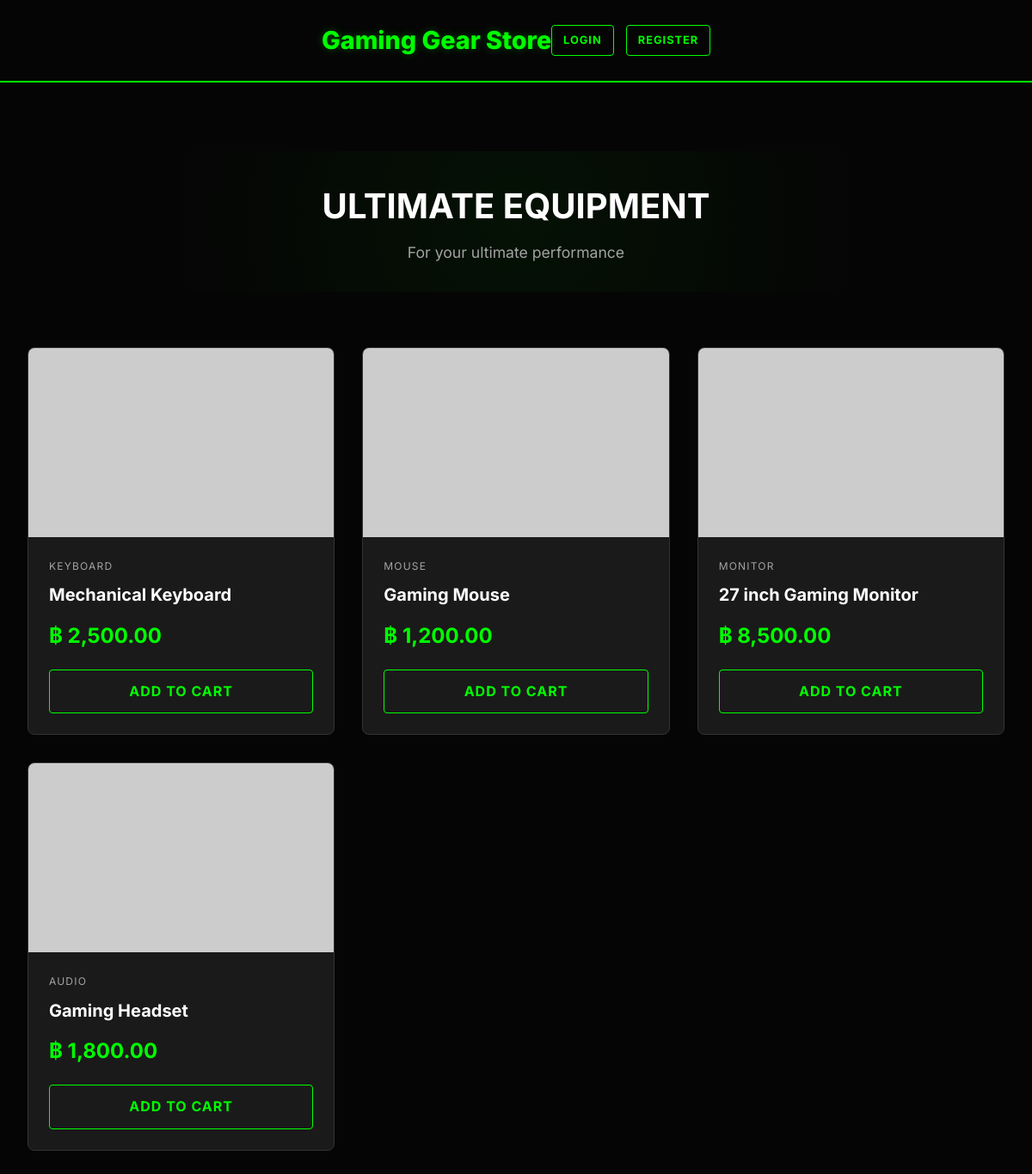
The page / on the database its author committed.
### tables this page shows
CREATE TABLE IF NOT EXISTS products (
    id INT AUTO_INCREMENT PRIMARY KEY,
    name VARCHAR(255) NOT NULL,
    category VARCHAR(100) NOT NULL,
    price DECIMAL(10, 2) NOT NULL,
    stock INT NOT NULL DEFAULT 0,
    image_url VARCHAR(255),
    created_at TIMESTAMP DEFAULT CURRENT_TIMESTAMP
);

### index.php (the view, shortened to what this page needs)
<?php
require_once 'db.php';
try {
    $stmt = $pdo->query("SELECT * FROM products");
    $products = $stmt->fetchAll();
} catch (PDOException $e) {
    die("Error fetching products: " . $e->getMessage());
}
?>
<!DOCTYPE html>
<html lang="en">
<head>
    <link rel="stylesheet" href="style.css">
</head>
<body>
    <header>
        <div class="container flex-between" style="padding: 0;">
            <div class="logo">
                <h1>Gaming Gear Store</h1>
            </div>
            <nav>
                <?php if (isset($_SESSION['user_id'])): ?>
                    <span class="text-muted" style="margin-right: 15px;">Welcome,
                        <?php echo htmlspecialchars($_SESSION['username']); ?></span>
                    <?php if (isset($_SESSION['role']) && $_SESSION['role'] === 'Admin'): ?>
                        <a href="admin_dashboard.php" class="btn btn-sm" style="margin-right: 10px;">Dashboard</a>
                    <?php endif; ?>
                    <a href="logout.php" class="btn btn-danger btn-sm">Logout</a>
                <?php else: ?>
                    <a href="login.php" class="btn btn-sm" style="margin-right: 10px;">Login</a>
                    <a href="register.php" class="btn btn-sm">Register</a>
                <?php endif; ?>
            </nav>
        </div>
    </header>
    <div class="container">
        <div class="hero">
            <h2>Ultimate Equipment</h2>
            <p>For your ultimate performance</p>
        </div>
        <div class="product-grid">
            <?php if (count($products) > 0): ?>
                <?php foreach ($products as $product): ?>
                    <div class="product-card">
                        <div class="product-image">
                            <img src="<?php echo htmlspecialchars($product['image_url']); ?>"
                                alt="<?php echo htmlspecialchars($product['name']); ?>">
                        </div>
                        <div class="product-details">
                            <div class="product-category">
                                <?php echo htmlspecialchars($product['category']); ?>
                            </div>
                            <h2 class="product-name">
                                <?php echo htmlspecialchars($product['name']); ?>
                            </h2>
                            <div class="product-price">฿
                                <?php echo number_format($product['price'], 2); ?>
                            </div>
                            <a href="#" class="btn w-full">Add to Cart</a>
                        </div>
                    </div>
                <?php endforeach; ?>
            <?php else: ?>
                <p class="text-center" style="grid-column: 1 / -1;">No products found.</p>
            <?php endif; ?>
        </div>
    </div>
</body>
</html>

### style.css (style rules this page uses)
:root { --bg-primary: #050505; --bg-secondary: #121212; --text-primary: #ffffff; --text-secondary: #a3a3a3; --accent-primary: #00ff00; --accent-secondary: #cc0000; --accent-hover: #33ff33; --danger: #ff0000; --success: #00ff00; --card-bg: #1a1a1a; --border-color: #333333; --input-bg: #262626; }
* { box-sizing: border-box; margin: 0; padding: 0; }
body { font-family: 'Inter', system-ui, -apple-system, sans-serif; background-color: var(--bg-primary); color: var(--text-primary); line-height: 1.6; min-height: 100vh; }
.container { max-width: 1200px; margin: 0 auto; padding: 2rem; }
header { display: flex; justify-content: space-between; align-items: center; padding: 1.5rem 0; border-bottom: 2px solid var(--accent-primary); margin-bottom: 3rem; background: var(--bg-primary); }
.logo h1 { font-size: 1.8rem; font-weight: 800; color: var(--accent-primary); text-shadow: 0 0 10px rgba(0, 255, 0, 0.3); margin: 0; }
.btn { display: inline-flex; align-items: center; justify-content: center; gap: 0.5rem; padding: 0.75rem 1.5rem; border-radius: 4px; font-weight: 700; text-decoration: none; transition: all 0.3s ease; border: 1px solid var(--accent-primary); cursor: pointer; background: transparent; color: var(--accent-primary); text-transform: uppercase; letter-spacing: 1px; }
.btn-sm { padding: 0.4rem 0.8rem; font-size: 0.8rem; }
.product-grid { display: grid; grid-template-columns: repeat(auto-fill, minmax(280px, 1fr)); gap: 2rem; }
.product-card { background: var(--card-bg); border: 1px solid var(--border-color); border-radius: 8px; overflow: hidden; transition: all 0.3s ease; }
.product-image { height: 220px; background: var(--bg-secondary); display: flex; align-items: center; justify-content: center; overflow: hidden; position: relative; }
.product-image img { width: 100%; height: 100%; object-fit: cover; transition: transform 0.5s ease; }
.product-details { padding: 1.5rem; }
.product-category { font-size: 0.75rem; text-transform: uppercase; letter-spacing: 0.1em; color: var(--text-secondary); margin-bottom: 0.5rem; }
.product-name { font-size: 1.25rem; font-weight: 700; margin-bottom: 0.8rem; color: var(--text-primary); }
.product-price { font-size: 1.5rem; font-weight: 700; color: var(--accent-primary); margin-bottom: 1.2rem; }
.flex-between { display: flex; justify-content: space-between; align-items: center; }
.w-full { width: 100%; }
.hero { text-align: center; margin-bottom: 4rem; padding: 2rem 0; background: radial-gradient(circle at center, rgba(0, 255, 0, 0.05) 0%, transparent 70%); }
.hero h2 { font-size: 2.5rem; color: var(--text-primary); margin-bottom: 0.5rem; text-transform: uppercase; }
.hero p { color: var(--text-secondary); font-size: 1.1rem; }

### rows shown on the page
products: category "KEYBOARD", name "Mechanical Keyboard", price "2,500.00"
products: category "MOUSE", name "Gaming Mouse", price "1,200.00"
products: category "MONITOR", name "27 inch Gaming Monitor", price "8,500.00"
products: category "AUDIO", name "Gaming Headset", price "1,800.00"
